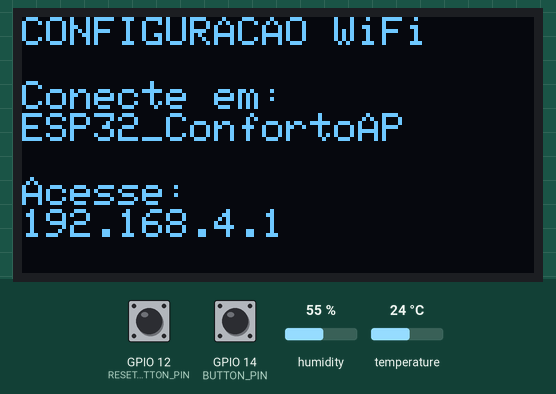
This program was run on a simulated ESP32. Shown: 128×64 one-colour display. The test bench sets the inputs (shaded band); at power-on: GPIO 14 (BUTTON_PIN) HIGH, GPIO 12 (RESET_BUTTON_PIN) HIGH, humidity 55 %, temperature 24 °C. WiFi joins after 1.5 s; servers stay silent unless stated; network time is answered at once with the bench clock; the local clock reads 2024-03-15 10:24:30 at power-on unless the program sets it; EEPROM starts erased; no MQTT or app messages arrive unless stated; what the program prints to the serial monitor is not drawn. At 16.7 s the program restarts the board; the recording ends there.

Above: at 3.1 s.
At 5.8 s:
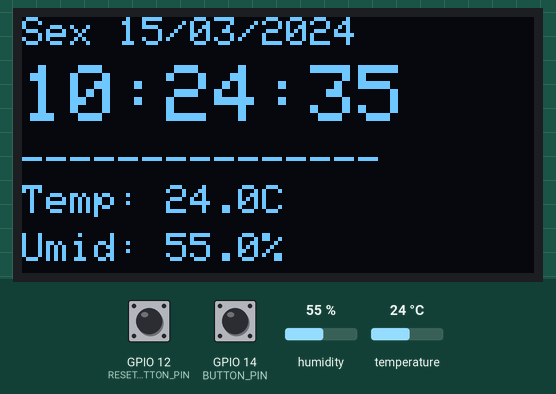
5.9 s: GPIO 14 (BUTTON_PIN) pulled LOW for 0.15 s
At 7.3 s:
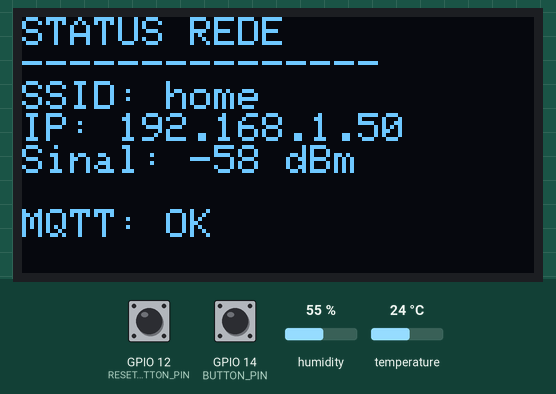
7.6 s: GPIO 12 (RESET_BUTTON_PIN) pulled LOW for 0.15 s
9.2 s: GPIO 14 (BUTTON_PIN) pulled LOW for 1 s
At 10.1 s:
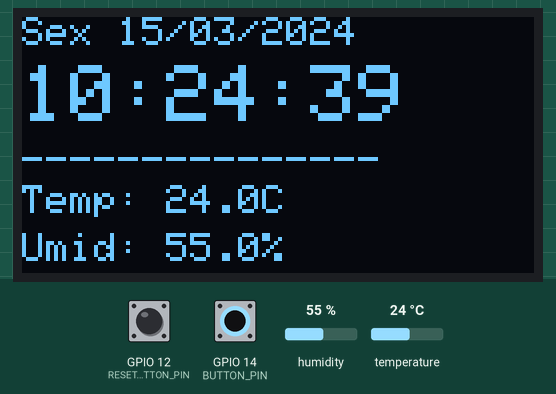
11.7 s: GPIO 12 (RESET_BUTTON_PIN) pulled LOW for 3.2 s
At 15.6 s:
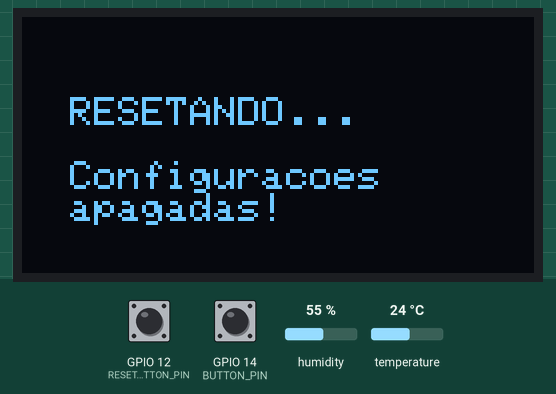
Timing chart, 0 to 16.7 s (numbered marks = the images above; inputs shaded):
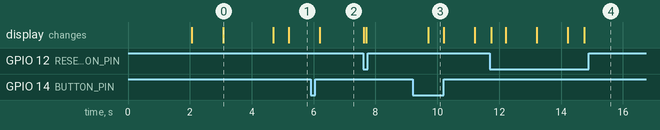

The program:

main.cpp
```cpp
#include <WiFi.h>
#include <PubSubClient.h>
#include <DHT.h>
#include <Adafruit_SSD1306.h>
#include <NTPClient.h>
#include <WiFiUdp.h>
#include <WiFiManager.h>
#include <Preferences.h>

// --- CONFIGURAÇÕES ---
// Servidor MQTT (será configurado via portal)
char mqtt_server[40] = "192.168.2.30"; // Valor padrão

#define DHTPIN 4
#define DHTTYPE DHT11
#define BUTTON_PIN 14        // Botão para alternar telas
#define RESET_BUTTON_PIN 12  // Botão para resetar configurações
#define SCREEN_WIDTH 128
#define SCREEN_HEIGHT 64

DHT dht(DHTPIN, DHTTYPE);
Adafruit_SSD1306 display(SCREEN_WIDTH, SCREEN_HEIGHT, &Wire, -1);
WiFiClient espClient;
PubSubClient client(espClient);

// Configuração NTP (UTC -3 para Brasília)
WiFiUDP ntpUDP;
NTPClient timeClient(ntpUDP, "pool.ntp.org", -3 * 3600, 60000);

const char* diasSemana[] = {"Dom", "Seg", "Ter", "Qua", "Qui", "Sex", "Sab"};

int telaAtual = 0;
unsigned long lastMsg = 0;
unsigned long lastDisplayUpdate = 0;
float ultimaTemp = 0;
float ultimaUmid = 0;
unsigned long resetButtonPressTime = 0;
bool resetConfigMode = false;

Preferences preferences;

void setup_wifi() {
  WiFiManager wm;

  // Carrega o servidor MQTT salvo
  preferences.begin("mqtt-config", false);
  String savedServer = preferences.getString("server", "192.168.2.30");
  savedServer.toCharArray(mqtt_server, 40);
  preferences.end();

  // Cria campo customizado para o servidor MQTT
  WiFiManagerParameter custom_mqtt_server("server", "Servidor MQTT", mqtt_server, 40);
  wm.addParameter(&custom_mqtt_server);

  // Callback quando salvar configurações
  wm.setSaveParamsCallback([]() {
    Serial.println("Salvando configurações...");
  });

  // Define timeout do portal (3 minutos)
  wm.setConfigPortalTimeout(180);

  // Mostra no display que está configurando
  display.clearDisplay();
  display.setTextSize(1);
  display.setTextColor(WHITE);
  display.setCursor(0,0);
  display.println("CONFIGURACAO WiFi");
  display.println("\nConecte em:");
  display.println("ESP32_ConfortoAP");
  display.println("\nAcesse:");
  display.println("192.168.4.1");
  display.display();

  // Tenta conectar, se falhar abre o portal
  if (!wm.autoConnect("ESP32_ConfortoAP", "12345678")) {
    Serial.println("Falha ao conectar e timeout atingido");
    delay(3000);
    ESP.restart();
  }

  Serial.println("\nWiFi conectado!");
  Serial.print("IP: ");
  Serial.println(WiFi.localIP());

  // Salva o servidor MQTT
  strcpy(mqtt_server, custom_mqtt_server.getValue());
  preferences.begin("mqtt-config", false);
  preferences.putString("server", mqtt_server);
  preferences.end();

  Serial.print("Servidor MQTT configurado: ");
  Serial.println(mqtt_server);
}
void reconnect() {
  while (!client.connected()) {
    Serial.print("Tentando conexão MQTT...");
    // Tenta conectar
    if (client.connect("ESP32_Conforto_Termico", "homeassistant", "@terra123")) {
      Serial.println(" conectado!");
    } else {
      Serial.print(" falhou, rc=");
      Serial.print(client.state());
      Serial.println(" tentando novamente em 5 segundos");
      delay(5000);
    }
  }
}

void setup() {
  Serial.begin(115200);
  delay(2000); // Dá 2 segundos para o monitor serial estabilizar
  Serial.println("\n--- ESP32 INICIALIZADO ---");

  // Inicializa o display ANTES de tudo
  pinMode(BUTTON_PIN, INPUT_PULLUP);
  pinMode(RESET_BUTTON_PIN, INPUT_PULLUP);
  if(!display.begin(SSD1306_SWITCHCAPVCC, 0x3C)) {
    Serial.println("Falha ao inicializar display!");
    for(;;); // Loop infinito se falhar
  }
  display.clearDisplay();
  display.setTextSize(1);
  display.setTextColor(WHITE);
  display.setCursor(0,20);
  display.println("  Iniciando...");
  display.display();
  delay(1000);

  // Agora configura WiFi (que usa o display)
  setup_wifi();

  client.setServer(mqtt_server, 1883);

  // Inicializa NTP
  timeClient.begin();
  timeClient.update();
  Serial.println("NTP sincronizado!");

  dht.begin();
}

void loop() {
  if (!client.connected()) reconnect();
  client.loop();

  // Atualiza hora periodicamente
  timeClient.update();

  // Botão para alternar telas (pressão simples)
  static bool lastButtonState = HIGH;
  bool currentButtonState = digitalRead(BUTTON_PIN);

  if (lastButtonState == HIGH && currentButtonState == LOW) {
    telaAtual = !telaAtual;
    delay(200); // Debounce
  }
  lastButtonState = currentButtonState;

  // Botão de RESET (segurar por 3 segundos)
  if (digitalRead(RESET_BUTTON_PIN) == LOW) {
    if (resetButtonPressTime == 0) {
      resetButtonPressTime = millis();
      // Mostra aviso no display
      display.clearDisplay();
      display.setTextSize(1);
      display.setTextColor(WHITE);
      display.setCursor(0,20);
      display.println("  Segure para");
      display.println("  resetar...");
      display.display();
    }
    // Segurando por 3 segundos reseta as configurações
    if (millis() - resetButtonPressTime > 3000 && !resetConfigMode) {
      resetConfigMode = true;
      display.clearDisplay();
      display.setTextSize(1);
      display.setTextColor(WHITE);
      display.setCursor(0,20);
      display.println("  RESETANDO...");
      display.println("\n  Configuracoes");
      display.println("  apagadas!");
      display.display();
      delay(2000);

      WiFiManager wm;
      wm.resetSettings();
      preferences.begin("mqtt-config", false);
      preferences.clear();
      preferences.end();

      ESP.restart();
    }
  } else {
    // Botão de reset solto
    resetButtonPressTime = 0;
  }

  unsigned long now = millis();

  // Lê sensor e publica MQTT a cada 5 segundos
  if (now - lastMsg > 5000) {
    lastMsg = now;
    float h = dht.readHumidity();
    float t = dht.readTemperature();

    if (!isnan(h) && !isnan(t)) {
      ultimaTemp = t;
      ultimaUmid = h;
      // Publicando dados para o HA
      client.publish("home/quarto/temp", String(t).c_str());
      client.publish("home/quarto/umid", String(h).c_str());
    }
  }

  // Atualiza display a cada 500ms para hora em tempo real
  if (now - lastDisplayUpdate > 500) {
    lastDisplayUpdate = now;

    // Obtém data e hora
    time_t epochTime = timeClient.getEpochTime();
    struct tm *ptm = gmtime(&epochTime);
    int diaSemana = timeClient.getDay();
    int dia = ptm->tm_mday;
    int mes = ptm->tm_mon + 1;
    int ano = ptm->tm_year + 1900;
    String horaFormatada = timeClient.getFormattedTime();

    // Atualiza o Display
    display.clearDisplay();
    display.setTextSize(1);
    display.setTextColor(WHITE);
    display.setCursor(0,0);

    if(telaAtual == 0) {
      // Tela principal com data/hora e dados
      display.printf("%s %02d/%02d/%d", diasSemana[diaSemana], dia, mes, ano);
      display.setCursor(0, 12);
      display.setTextSize(2);
      display.printf("%s", horaFormatada.c_str());
      display.setTextSize(1);
      display.setCursor(0, 32);
      display.println("---------------");
      display.setCursor(0, 42);
      display.printf("Temp: %.1fC", ultimaTemp);
      display.setCursor(0, 54);
      display.printf("Umid: %.1f%%", ultimaUmid);
    } else {
      // Tela de status da rede
      display.println("STATUS REDE");
      display.println("---------------");
      display.printf("SSID: %s\n", WiFi.SSID().c_str());
      display.printf("IP: %s\n", WiFi.localIP().toString().c_str());
      display.printf("Sinal: %d dBm\n", WiFi.RSSI());
      display.printf("\nMQTT: %s", client.connected() ? "OK" : "Erro");
    }
    display.display();
  }
}
```

Measured:
- after the input at 5.9 s, the display: changes after 0.30 s (image 2)
- after the input at 9.2 s, the display: changes after 0.50 s (image 3)
- after the input at 11.7 s, the display: first changes at once (image 4 shows a later state)
- what the display in image 0 shows lasts 1.6 s, from 3.1 s to 4.7 s
